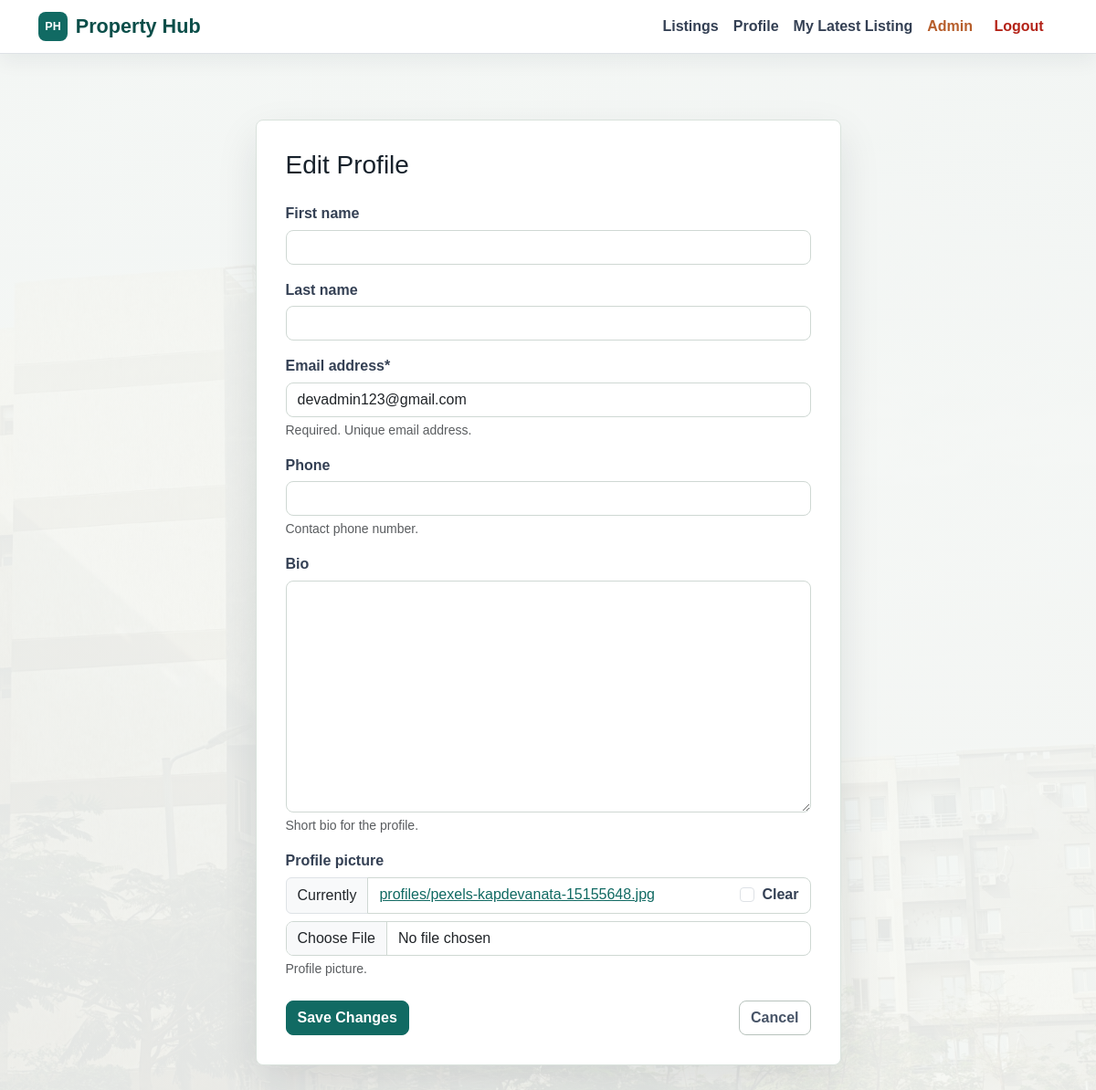
The page /accounts/edit/ (signed in) on the database as committed earlier.
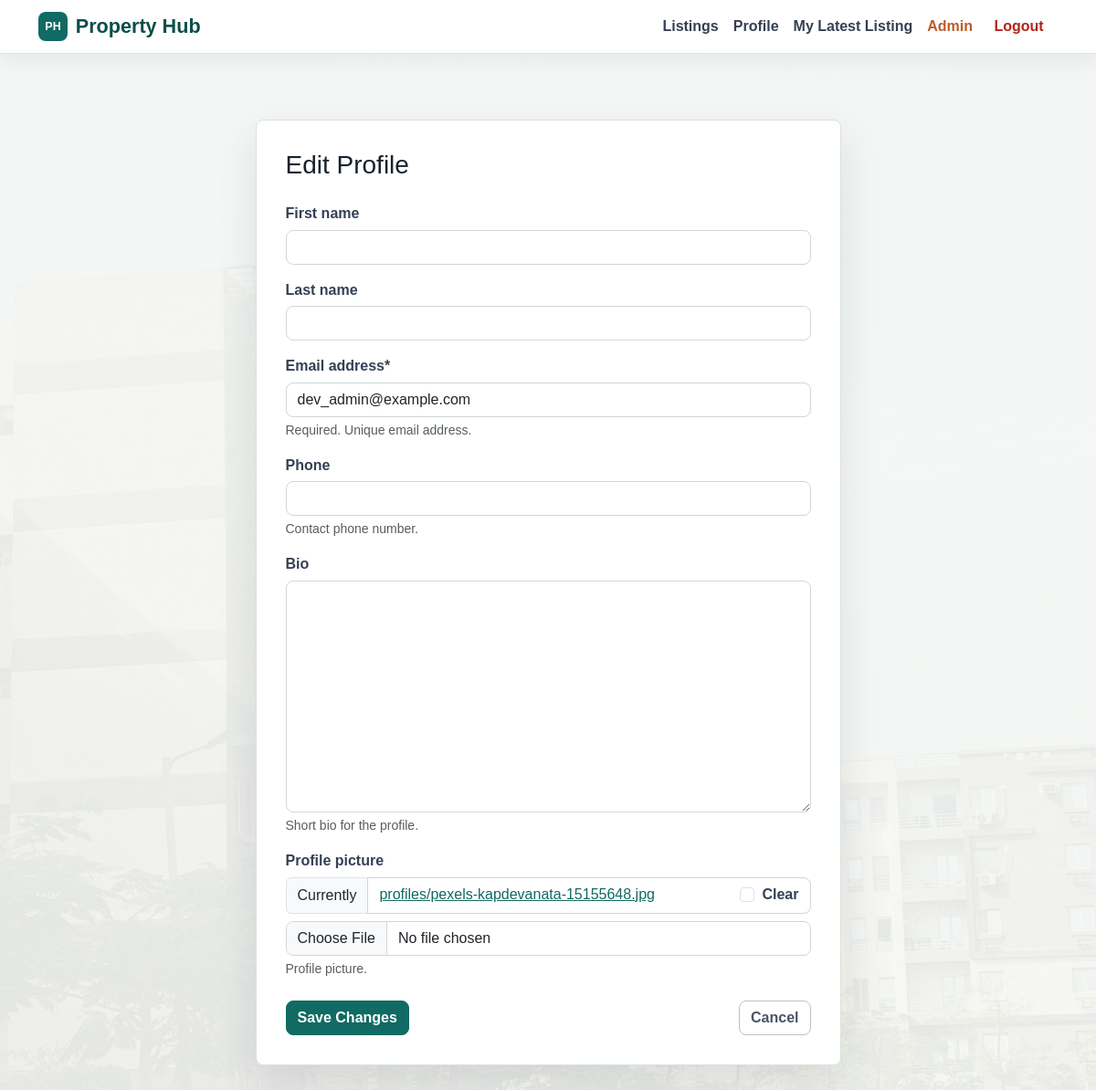
The same page on the database as committed later.
### accounts/models.py (models this page shows, shortened)
class User(AbstractUser):
    class Roles(models.TextChoices):
        ADMIN = 'admin', _('Admin')
        BUYER = 'buyer', _('Buyer')
        SELLER = 'seller', _('Seller')
    email = models.EmailField(
        _('email address'),
        unique=True,
        help_text=_('Required. Unique email address.')
    )
    phone = models.CharField(
        max_length=15,
        blank=True,
        help_text=_('Contact phone number.')
    )
    bio = models.TextField(
        blank=True,
        help_text=_('Short bio for the profile.')
    )
    profile_picture = models.ImageField(
        upload_to='profiles/',
        blank=True,
        null=True,
        help_text=_('Profile picture.')
    )
    role = models.CharField(
        max_length=10,
        choices=Roles.choices,
        default=Roles.BUYER,
        help_text=_('Role of the user.')
    )
    seller_approved = models.BooleanField(
        default=False,
        help_text=_('Designates whether this seller can publish listings.')
    )
    USERNAME_FIELD = 'email'
    REQUIRED_FIELDS = ['username', 'first_name', 'last_name']
    @property
    def is_seller(self):
        return self.role == self.Roles.SELLER
    @property
    def is_admin(self):
        return self.role == self.Roles.ADMIN or self.is_superuser

### accounts/views.py (the view)
# urls.py: path("edit/", views.edit_profile, name="profile_edit"),
@login_required
def edit_profile(request):
    if request.method == "POST":
        form = UserUpdateForm(request.POST, request.FILES, instance=request.user)
        if form.is_valid():
            form.save()
            messages.success(request, "Your profile has been updated.")
            return redirect("profile")
    else:
        form = UserUpdateForm(instance=request.user)
    return render(request, "accounts/edit_profile.html", {"form": form})

### accounts/forms.py
class UserUpdateForm(forms.ModelForm):
    class Meta:
        model = User
        fields = (
            'first_name',
            'last_name',
            'email',
            'phone',
            'bio',
            'profile_picture',
        )

### templates/accounts/edit_profile.html (shortened to what this page needs)
{% extends "base.html" %}
{% load crispy_forms_tags %}
{% block content %}
<div class="py-5">
  <div class="row justify-content-center">
    <div class="col-lg-7">
      <div class="app-card form-card">
        <h1 class="h3 mb-4">Edit Profile</h1>
        <form method="post" enctype="multipart/form-data">
          {{ form|crispy }}
          <div class="d-flex justify-content-between mt-4">
            <button type="submit" class="btn btn-primary">Save Changes</button>
            <a href="{% url 'profile' %}" class="btn btn-outline-secondary">Cancel</a>
          </div>
        </form>
      </div>
    </div>
  </div>
</div>
{% endblock %}

Rows that differ between the two databases and show on the page:
changed User: email "devadmin123@gmail.com" → "dev_admin@example.com"
